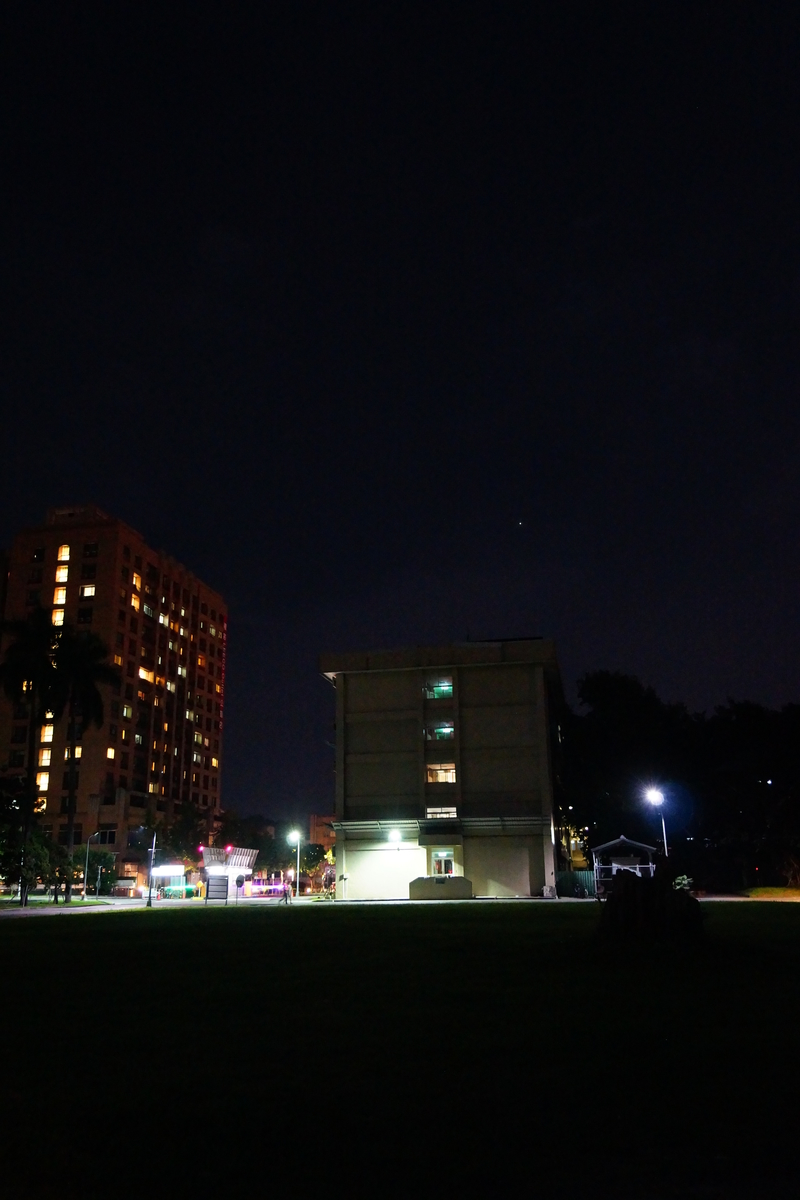
#> input picture project2_panorama/test_img/dormitoryNight/DSC09994.jpg, 800 x 1200 px, found by its file name
$ python sift_bulitin.py
#> lines starting #> are read from the running program, lines starting #| are printed output that depends on the picture
import numpy as np
import cv2

img = cv2.imread('test_img/dormitoryNight/DSC09994.jpg')
#> img is the input picture: shape (1200, 800, 3); mean B, G, R 16.8, 14.7, 14.8
gray= cv2.cvtColor(img,cv2.COLOR_BGR2GRAY)
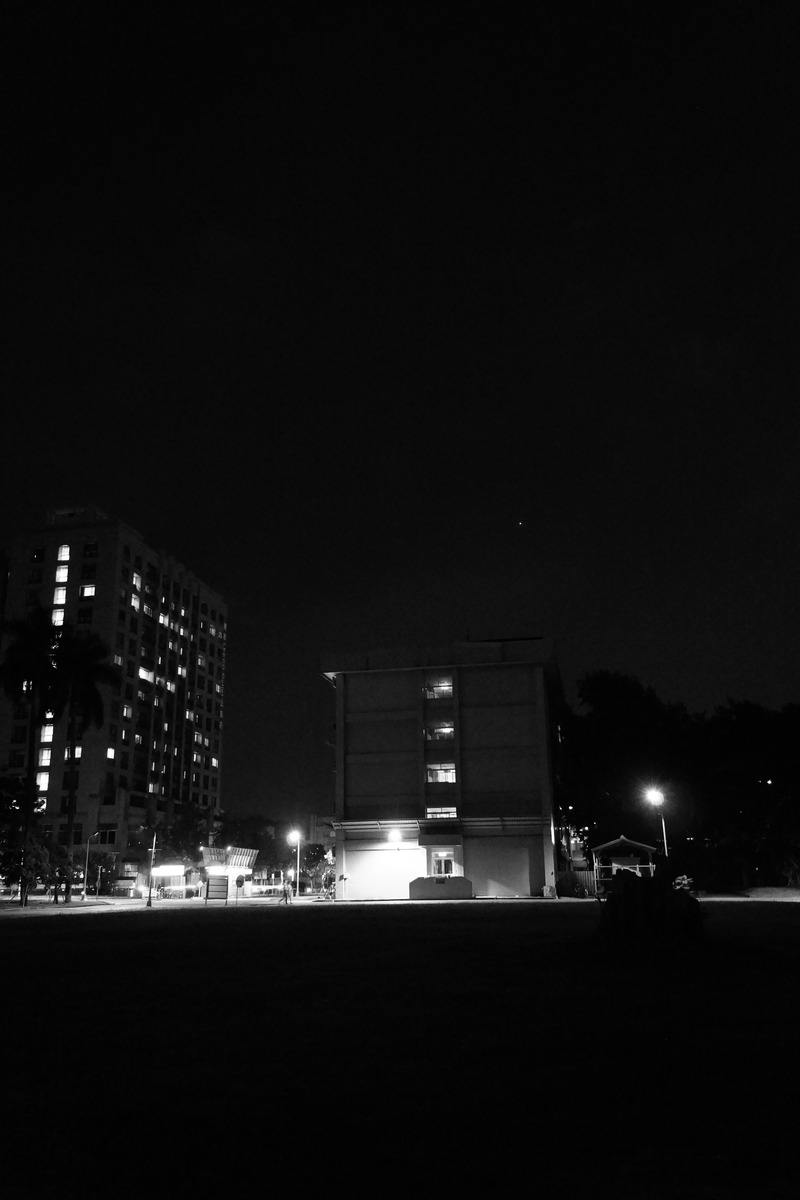
#> gray: shape (1200, 800); min 0, max 255, mean 15

sift = cv2.xfeatures2d.SIFT_create()
kp, des = sift.detectAndCompute(gray,None)
#> kp = 648 keypoints; strongest (x, y, size): (570, 808, 2.1), (586, 828, 2.1), (49, 715, 4.1), (89, 591, 6.9)
print(kp,des)
#> (printed output is left out)
#kp = sift.detect(gray,None)

img=cv2.drawKeypoints(gray,kp,img,flags=cv2.DRAW_MATCHES_FLAGS_DRAW_RICH_KEYPOINTS)
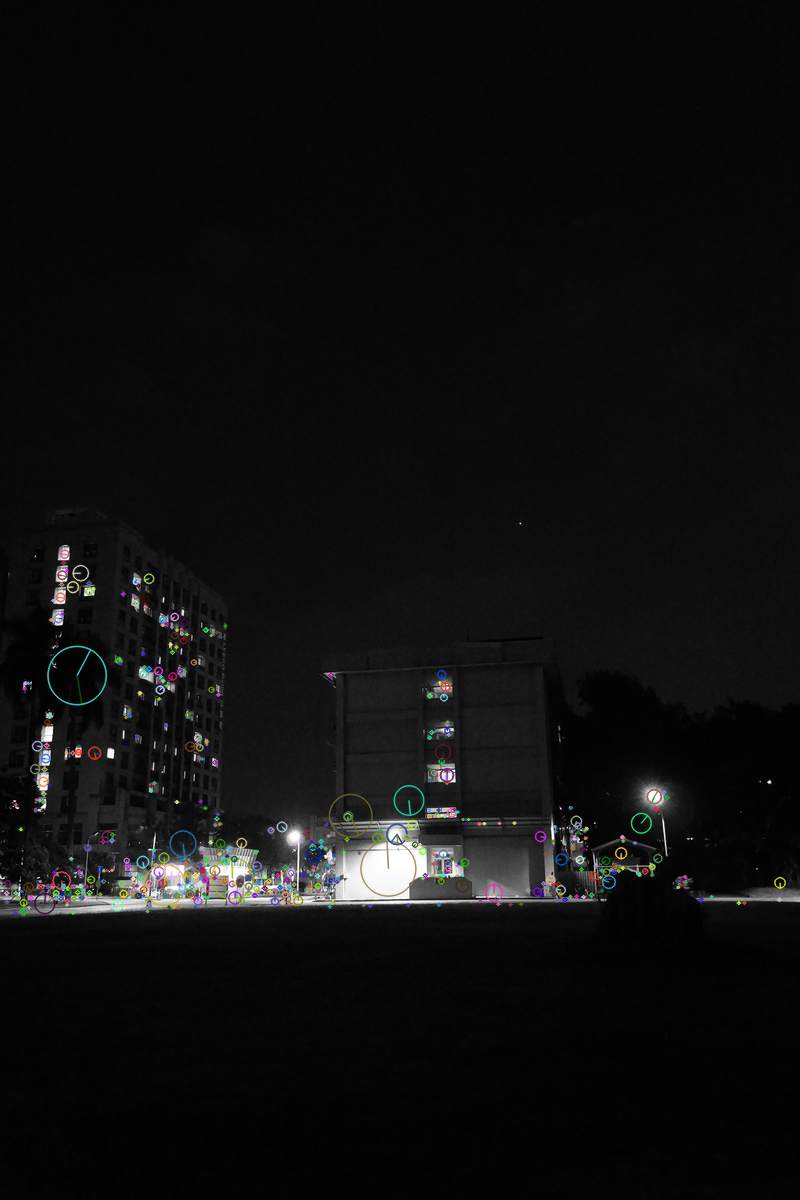
#> img: shape (1200, 800, 3); mean B, G, R 15.2, 15.3, 15.2
#img=cv2.drawKeypoints(gray,kp,img)

cv2.imshow("img",img)
cv2.waitKey()

$ run again, with project2_panorama/test_img/dormitoryNight/DSC09995.jpg copied over project2_panorama/test_img/dormitoryNight/DSC09994.jpg
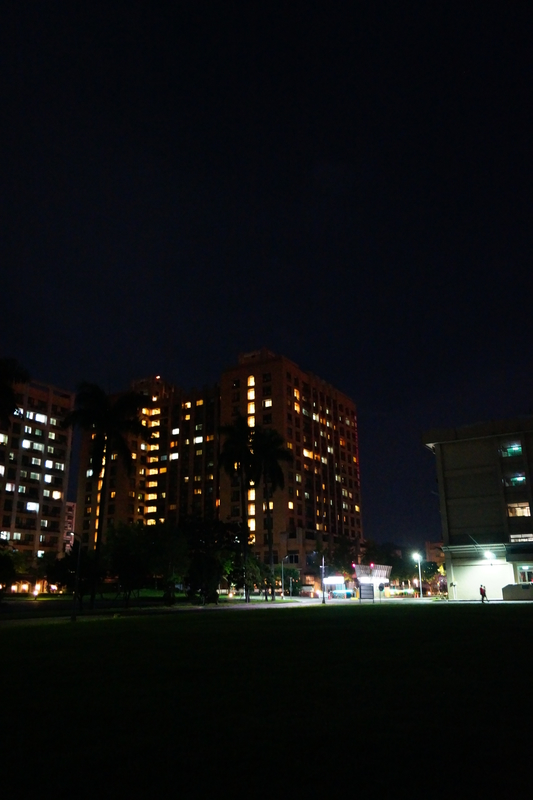
#> input picture project2_panorama/test_img/dormitoryNight/DSC09995.jpg, 533 x 800 px, found by its file name
#> img is the input picture: shape (800, 533, 3); mean B, G, R 16.4, 15.7, 15.3
#> `gray= cv2.cvtColor(img,cv2.COLOR_BGR2GRAY)`:
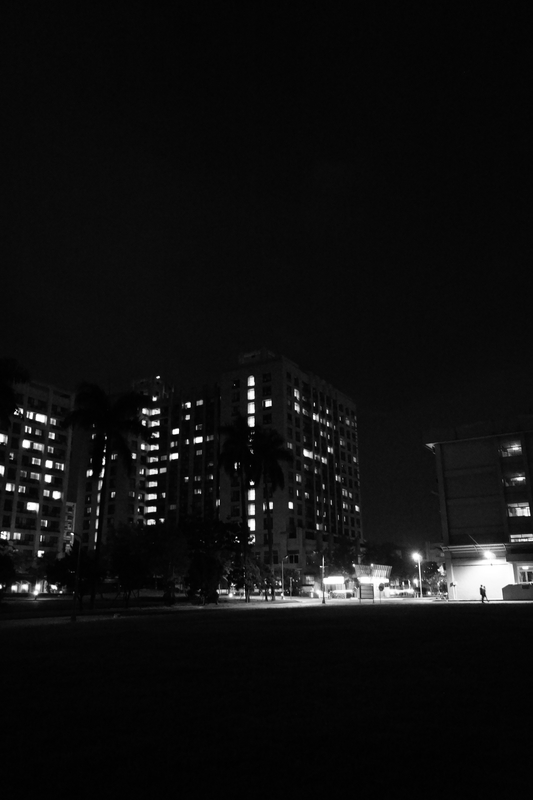
#> gray: shape (800, 533); min 0, max 255, mean 15.6
#> kp = 681 keypoints; strongest (x, y, size): (176, 431, 4.3), (252, 483, 2.7), (198, 440, 4.8), (174, 456, 4.8)
#> (printed output is left out)
#> `img=cv2.drawKeypoints(gray,kp,img,flags=cv2.DRAW_MATCHES_FLAGS_DRAW_RI..`:
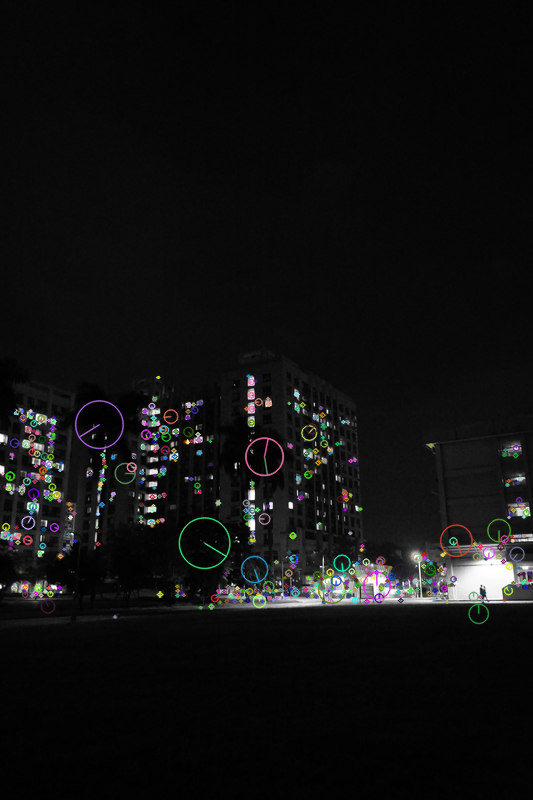
#> img: shape (800, 533, 3); mean B, G, R 16.6, 16.7, 16.6

$ run again, with project2_panorama/test_img/dormitoryNight/DSC09996.jpg copied over project2_panorama/test_img/dormitoryNight/DSC09994.jpg
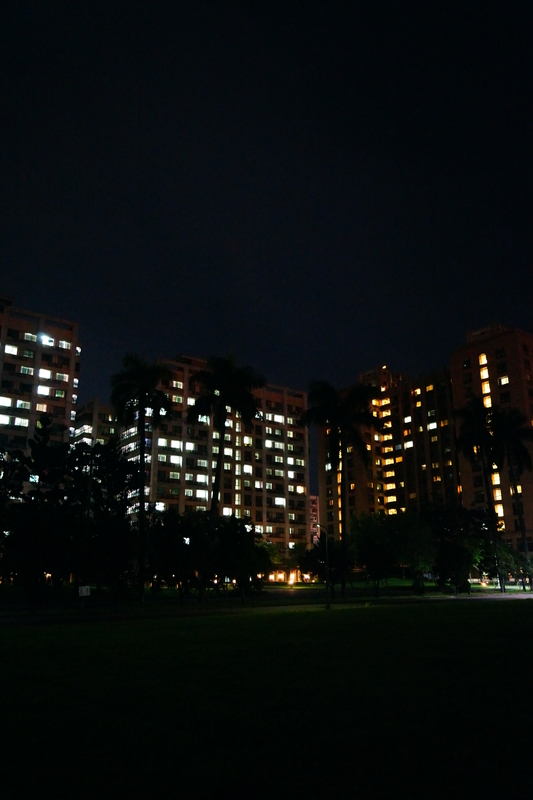
#> input picture project2_panorama/test_img/dormitoryNight/DSC09996.jpg, 533 x 800 px, found by its file name
#> img is the input picture: shape (800, 533, 3); mean B, G, R 14.1, 14.2, 11.4
#> kp = 730 keypoints; strongest (x, y, size): (408, 419, 4.2), (495, 467, 2.7), (215, 581, 2.1), (432, 426, 4.8)
#> (printed output is left out)
#> `img=cv2.drawKeypoints(gray,kp,img,flags=cv2.DRAW_MATCHES_FLAGS_DRAW_RI..`:
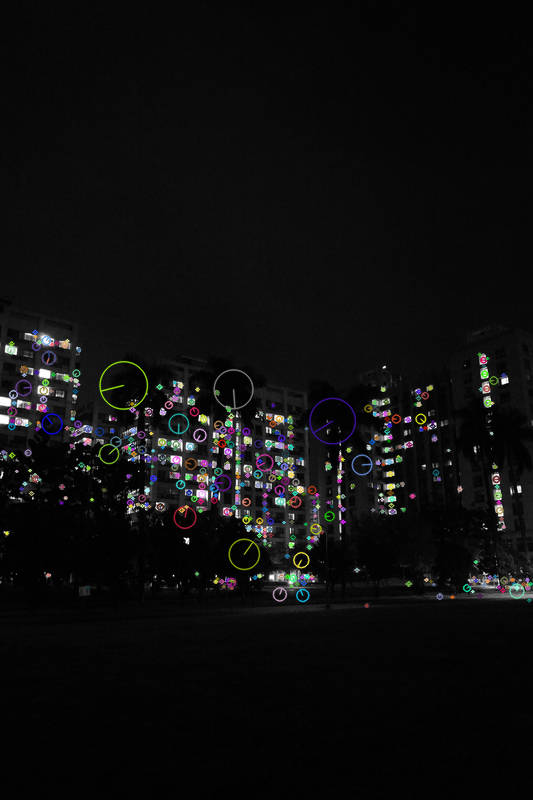
#> img: shape (800, 533, 3); mean B, G, R 14.5, 14.5, 14.5

$ run again, with project2_panorama/test_img/dormitoryNight/DSC09997.jpg copied over project2_panorama/test_img/dormitoryNight/DSC09994.jpg
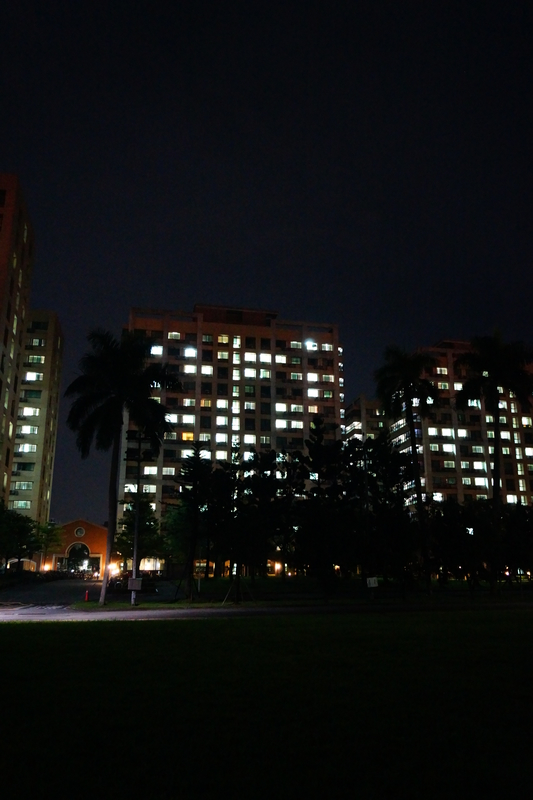
#> input picture project2_panorama/test_img/dormitoryNight/DSC09997.jpg, 533 x 800 px, found by its file name
#> img is the input picture: shape (800, 533, 3); mean B, G, R 17.7, 17.9, 16.8
#> kp = 893 keypoints; strongest (x, y, size): (507, 573, 2.2), (458, 386, 5.2), (438, 497, 5.9), (528, 573, 2)
#> (printed output is left out)
#> `img=cv2.drawKeypoints(gray,kp,img,flags=cv2.DRAW_MATCHES_FLAGS_DRAW_RI..`:
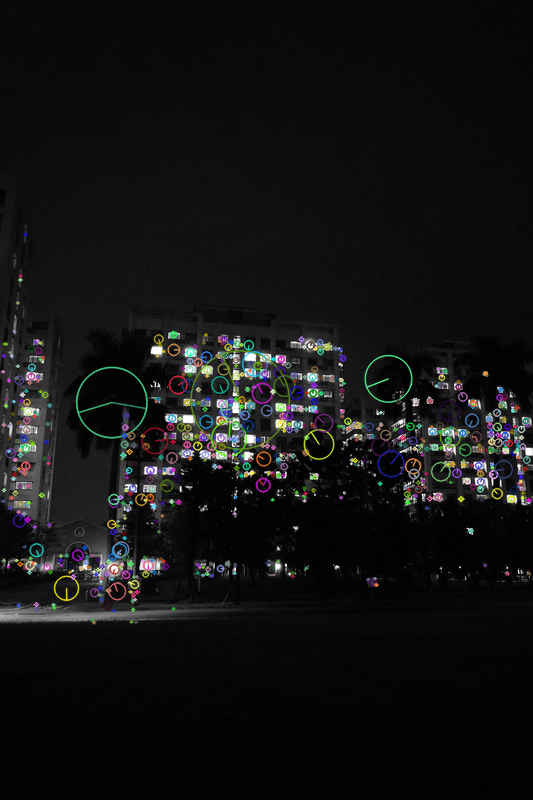
#> img: shape (800, 533, 3); mean B, G, R 19.2, 19.5, 19.3
